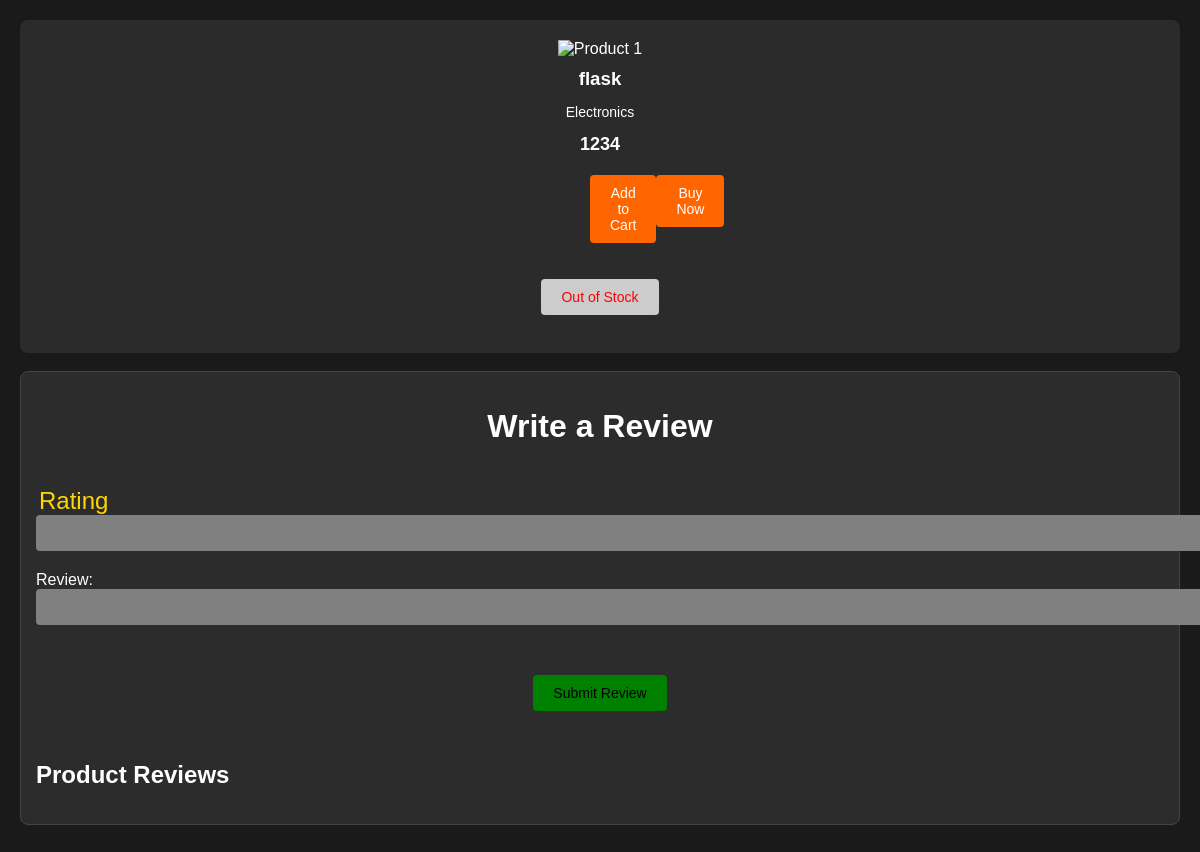
The page /info/5 (signed in) on the database as committed earlier.
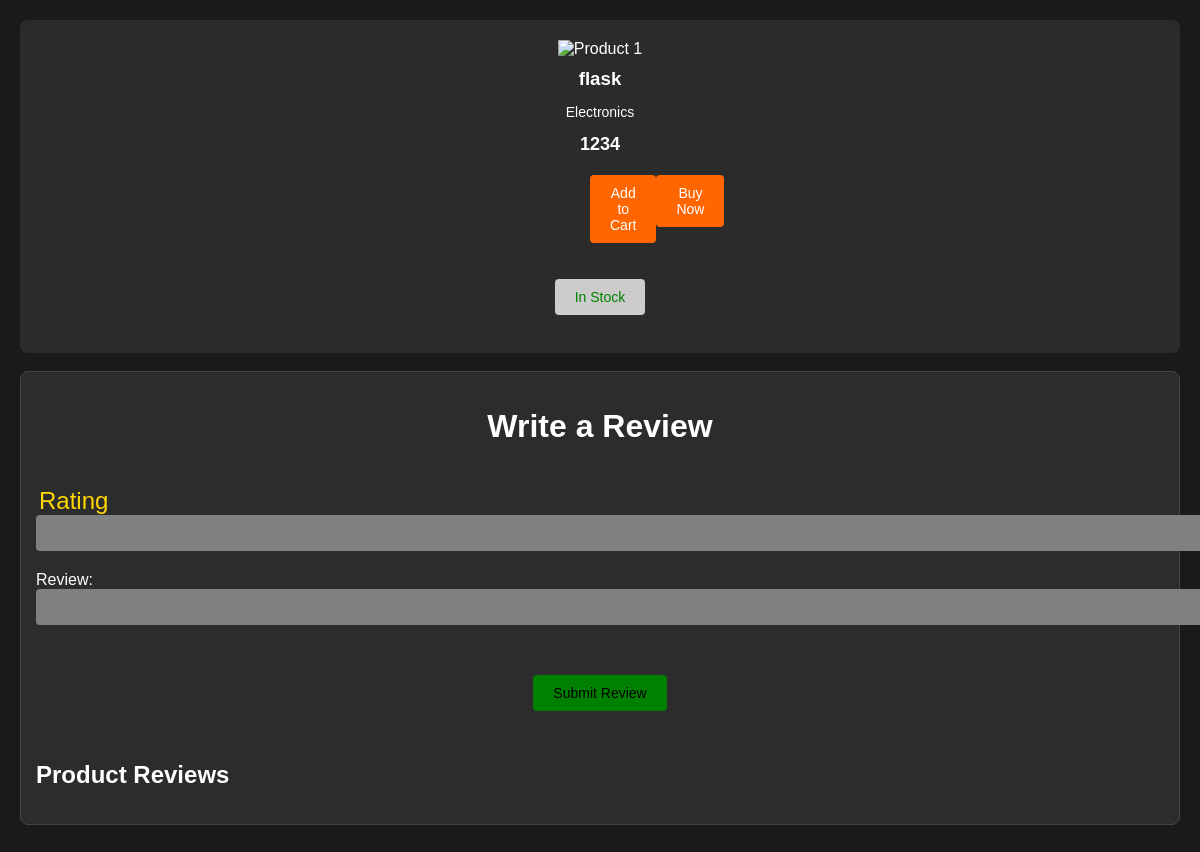
The same page on the database as committed later.
### base/views.py (the view)
# urls.py: path('info/<str:pk>',views.product_info,name='info'),
def product_info(request, pk):
    count = 0
    obj = product.objects.get(id=pk)  # Use the correct Product model
    review_obj = review.objects.filter(Product=obj)
    current_datetime = timezone.now()
    print(current_datetime)
    print(product.created_at, "***********************************")
    two_days_ago = current_datetime - datetime.timedelta(days=2)
    if obj.created_at >= two_days_ago:
        count = 2
    reviewed_by_user = review.objects.filter(
        Product=obj, user=request.user).exists()
    context = {'J': obj, "obj": review_obj, "count": count,
               "reviewed_by_user": reviewed_by_user}
    return render(request, 'PRODUCT-INFO.html', context)

### base/models.py (called while the page is built)
    def __str__(self) -> str:
        return self.name

### Templates/PRODUCT-INFO.html (shortened to what this page needs)
<!DOCTYPE html>
<html lang="en">
<head>
</head>
<body>
    <main>
        <section class="product-display">
            <div class="product-card">
                <img src="product1.jpg" alt="Product 1">
                <h3>{{J.name}}</h3>
                <p>{{J.type}}</p>
                <span class="price">{{J.price}}</span>
            <div class="button-container">
                <form action="{% url 'add_item' J.id %}" method="POST">
                    <button type="submit" class="btn">Add to Cart</button>
                </form>
                <form action="{% url 'buy_item' J.id %}" method="POST">
                    <button type="submit" class="btn">Buy Now</button>
                </form>
            </div>
                <br>
                <br>
                {% if J.for_sale == 0 %}
            <button class="out-of-sale-btn" disabled>Out of Stock</button>
            <br>
            <br>
            {% else %}
            <button class="in-sale-btn" disabled>In Stock </button>
            <br>
            <br>
            {% endif %}
            </div>
        </section>
<br>
<div class="review">
    <h1>Write a Review</h1>
    <form action="" method="post">
        <div class="form-group">
            <div class="rating-stars">
                <label for="star5">Rating</label>
                <input type="text" id="star5" name="rating" />
        </div>
        <div class="form-group">
          <div class="bat"> <label for="rating">Review:</label>
            <input type="text" id="rating" name="rating" min="1" max="50" step="0.10" required>
        </div>
            </div>
       <div class="sky"> <button class="x" type="submit">  Submit Review </button> </div>
    </form>
</div>
    <h2>Product Reviews</h2>
    </main>
</body>
</html>

Rows that differ between the two databases and show on the page:
changed product "flask": for_sale 0 → 9 (drawn)
Other text that changed with them:
text no longer shown: "Out of Stock"
text now shown: "In Stock"
